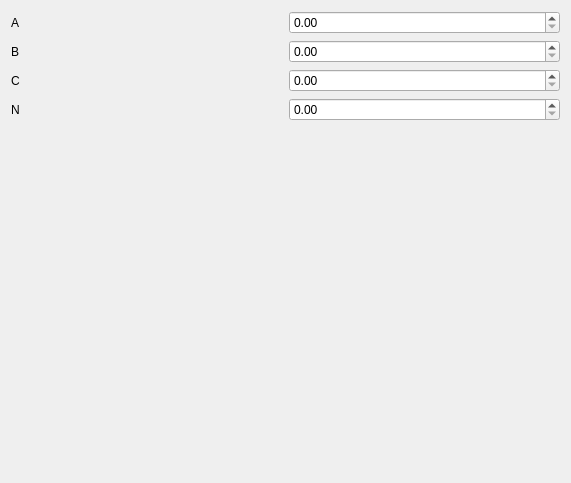
<?xml version="1.0" encoding="UTF-8"?>
<ui version="4.0">
 <class>ConicSpiralConfig</class>
 <widget class="QWidget" name="ConicSpiralConfig">
  <property name="geometry">
   <rect>
    <x>0</x>
    <y>0</y>
    <width>571</width>
    <height>483</height>
   </rect>
  </property>
  <property name="windowTitle">
   <string>Form</string>
  </property>
  <layout class="QGridLayout" name="gridLayout_2">
   <item row="0" column="0">
    <layout class="QGridLayout" name="gridLayout">
     <item row="2" column="1">
      <widget class="QDoubleSpinBox" name="cSpinBox">
       <property name="singleStep">
        <double>0.100000000000000</double>
       </property>
      </widget>
     </item>
     <item row="2" column="0">
      <widget class="QLabel" name="label_3">
       <property name="text">
        <string>C</string>
       </property>
      </widget>
     </item>
     <item row="0" column="0">
      <widget class="QLabel" name="label">
       <property name="text">
        <string>A</string>
       </property>
      </widget>
     </item>
     <item row="1" column="0">
      <widget class="QLabel" name="label_2">
       <property name="text">
        <string>B</string>
       </property>
      </widget>
     </item>
     <item row="3" column="0">
      <widget class="QLabel" name="label_4">
       <property name="text">
        <string>N</string>
       </property>
      </widget>
     </item>
     <item row="3" column="1">
      <widget class="QDoubleSpinBox" name="nSpinBox">
       <property name="singleStep">
        <double>0.100000000000000</double>
       </property>
      </widget>
     </item>
     <item row="0" column="1">
      <widget class="QDoubleSpinBox" name="aSpinBox">
       <property name="singleStep">
        <double>0.100000000000000</double>
       </property>
      </widget>
     </item>
     <item row="1" column="1">
      <widget class="QDoubleSpinBox" name="bSpinBox">
       <property name="singleStep">
        <double>0.100000000000000</double>
       </property>
      </widget>
     </item>
     <item row="4" column="0">
      <spacer name="verticalSpacer">
       <property name="orientation">
        <enum>Qt::Vertical</enum>
       </property>
       <property name="sizeHint" stdset="0">
        <size>
         <width>20</width>
         <height>40</height>
        </size>
       </property>
      </spacer>
     </item>
    </layout>
   </item>
  </layout>
 </widget>
 <resources/>
 <connections/>
</ui>
